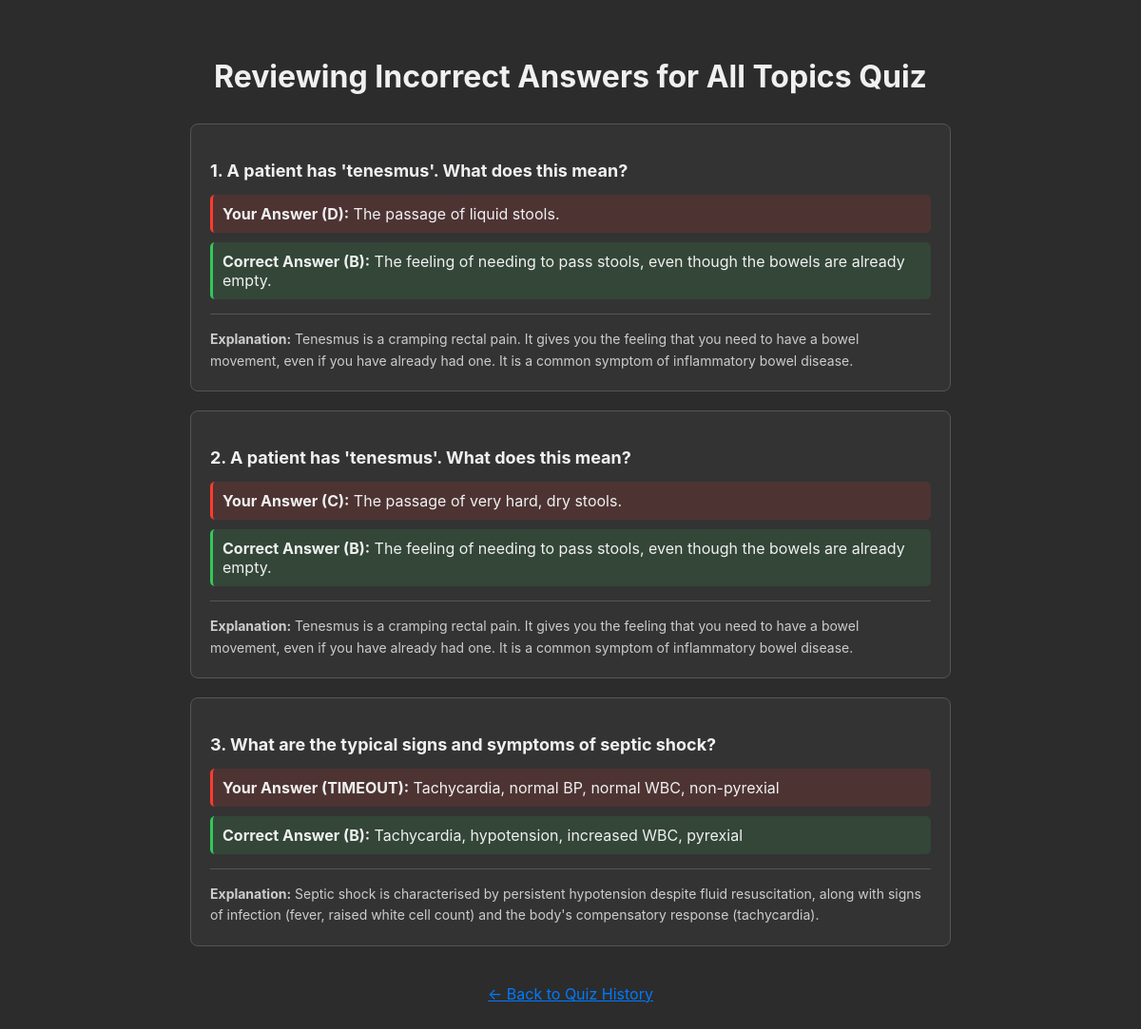
The app's page /review/2 (signed in) with its own data.
### app.py (models this page shows)
class QuizHistory(db.Model):
    id = db.Column(db.Integer, primary_key=True)
    user_id = db.Column(db.Integer, db.ForeignKey('user.id'), nullable=False)
    score = db.Column(db.Integer, nullable=False)
    total_questions = db.Column(db.Integer, nullable=False)
    date_taken = db.Column(db.DateTime, server_default=db.func.now())
    topic = db.Column(db.String(100))
    attempts = db.relationship('AnswerAttempt', backref='quiz', lazy='dynamic')

class AnswerAttempt(db.Model):
    id = db.Column(db.Integer, primary_key=True)
    user_answer = db.Column(db.String(10), nullable=False)
    is_correct = db.Column(db.Boolean, nullable=False)
    question_id = db.Column(db.Integer, db.ForeignKey('question.id'), nullable=False)
    quiz_history_id = db.Column(db.Integer, db.ForeignKey('quiz_history.id'), nullable=False)
    question = db.relationship('Question')

class Question(db.Model):
    id = db.Column(db.Integer, primary_key=True)
    question_text = db.Column(db.Text, nullable=False)
    option_a = db.Column(db.String(200), nullable=False)
    option_b = db.Column(db.String(200), nullable=False)
    option_c = db.Column(db.String(200), nullable=False)
    option_d = db.Column(db.String(200), nullable=False)
    correct_answer = db.Column(db.String(1), nullable=False)
    explanation = db.Column(db.Text, nullable=True)
    topic = db.Column(db.String(100), nullable=True)
    difficulty = db.Column(db.String(50), nullable=True)
    source = db.Column(db.String(200), nullable=True)

### app.py (the view)
@app.route('/review/<int:quiz_id>')
def review_page(quiz_id):
    if 'username' not in session: return redirect(url_for('login'))
    user = User.query.filter_by(username=session['username']).first()
    quiz_history = QuizHistory.query.get_or_404(quiz_id)
    if not user or quiz_history.user_id != user.id:
        flash("You do not have permission to view this quiz.", 'error')
        return redirect(url_for('history'))
    incorrect_attempts = quiz_history.attempts.filter_by(is_correct=False).all()
    return render_template('review.html', incorrect_attempts=incorrect_attempts, quiz=quiz_history)

### templates/review.html (shortened to what this page needs)
<!DOCTYPE html>
<html lang="en">
<head>
</head>
<body>
    <div class="container">
        <h1>Reviewing Incorrect Answers for {{ quiz.topic }} Quiz</h1>
        {% for attempt in incorrect_attempts %}
            <div class="question-review-item">
                <p class="question-text">{{ loop.index }}. {{ attempt.question.question_text }}</p>
                <div class="answer your-answer"><b>Your Answer ({{ attempt.user_answer.upper() }}):</b>
                    {% if attempt.user_answer == 'a' %}{{ attempt.question.option_a }}
                    {% elif attempt.user_answer == 'b' %}{{ attempt.question.option_b }}
                    {% elif attempt.user_answer == 'c' %}{{ attempt.question.option_c }}
                    {% else %}{{ attempt.question.option_d }}{% endif %}
                </div>
                <div class="answer correct-answer"><b>Correct Answer ({{ attempt.question.correct_answer.upper() }}):</b>
                    {% if attempt.question.correct_answer == 'a' %}{{ attempt.question.option_a }}
                    {% elif attempt.question.correct_answer == 'b' %}{{ attempt.question.option_b }}
                    {% elif attempt.question.correct_answer == 'c' %}{{ attempt.question.option_c }}
                    {% else %}{{ attempt.question.option_d }}{% endif %}
                </div>
                <div class="explanation">
                    <b>Explanation:</b> {{ attempt.question.explanation }}
                </div>
            </div>
        {% else %}
            <p style="text-align:center; color: #34c759; font-size: 18px;">Congratulations, you had no incorrect answers on this quiz!</p>
        {% endfor %}
        <a href="{{ url_for('history') }}" class="back-link">← Back to Quiz History</a>
    </div>
</body>
</html>

### templates/review.html (style rules this page uses)
body { font-family: -apple-system, BlinkMacSystemFont, "Segoe UI", Roboto, "Helvetica Neue", Arial, sans-serif; background-color: #2c2c2c; color: #f0f0f0; margin: 0; padding: 40px; }
.container { max-width: 800px; margin: 0 auto; }
h1 { text-align: center; margin-bottom: 30px; }
.question-review-item { background-color: #333; border: 1px solid #555; border-radius: 8px; padding: 20px; margin-bottom: 20px; }
.question-text { font-size: 18px; font-weight: bold; margin-bottom: 15px; }
.answer { padding: 10px; border-radius: 5px; margin-bottom: 10px; }
.your-answer { background-color: #ff3b3020; border-left: 3px solid #ff3b30; }
.correct-answer { background-color: #34c75920; border-left: 3px solid #34c759; }
.explanation { margin-top: 15px; padding-top: 15px; border-top: 1px solid #555; font-size: 14px; color: #ccc; line-height: 1.6; }
.back-link { display: block; text-align: center; margin-top: 40px; color: #007aff; }

### records on screen
QuizHistory: topic "All Topics"
AnswerAttempt: question.question_text "A patient has 'tenesmus'. What does this mean?", user_answer "D", question.option_d "The passage of liquid stools.", question.correct_answer "B", question.option_b "The feeling of needing to pass stools, even though the bowels are already empty.", question.explanation "Tenesmus is a cramping rectal pain. It gives you the feeling that you need to have a bowel movement, even if you have already had one. It is a common symptom of inflammatory bowel disease."
AnswerAttempt: question.question_text "A patient has 'tenesmus'. What does this mean?", user_answer "C", question.option_c "The passage of very hard, dry stools.", question.correct_answer "B", question.option_b "The feeling of needing to pass stools, even though the bowels are already empty.", question.explanation "Tenesmus is a cramping rectal pain. It gives you the feeling that you need to have a bowel movement, even if you have already had one. It is a common symptom of inflammatory bowel disease."
AnswerAttempt: question.question_text "What are the typical signs and symptoms of septic shock?", user_answer "TIMEOUT", question.option_d "Tachycardia, normal BP, normal WBC, non-pyrexial", question.correct_answer "B", question.option_b "Tachycardia, hypotension, increased WBC, pyrexial", question.explanation "Septic shock is characterised by persistent hypotension despite fluid resuscitation, along with signs of infection (fever, raised white cell count) and the body's compensatory response (tachycardia)."
